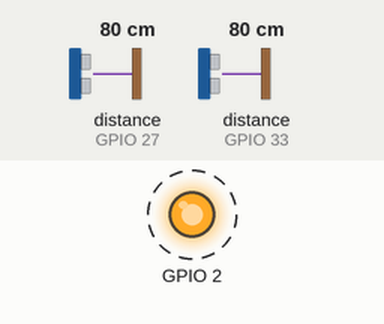
Simulated run of this sketch. Board: ESP32. Shown: output pins drawn as LEDs (lit = HIGH). Dashed ring = blinking. The inputs (shaded band) are chosen by the test bench; at power-on: distance to the obstacle (sensors on GPIO 27, GPIO 33) 80 cm. The echo pulse lasts 58.3 µs per cm; WiFi joins after 1.5 s; servers stay silent unless stated; random numbers use the default seed unless the sketch sets one; no MQTT or app messages arrive unless stated; what the sketch prints to the serial monitor is not drawn.

Above: at 2.0 s.
Timing chart, 0 to 6.1 s (numbered marks = the images above):
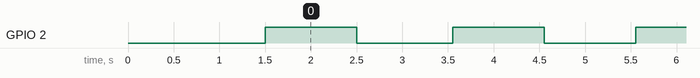

Measured:
- by itself, GPIO 2: alternates HIGH for 1.0 s and LOW for 1.0 s

The sketch:

main.ino
```cpp
#include <WiFi.h>
#include <PubSubClient.h>
#include <HCSR04.h>

// CONFIGURAÇÃO

double updateDelay = 5; // seconds

// Variáveis para o sensor

TaskHandle_t tarefa3;

int trigPin = 26;
int echoPin = 27;
int trigPin2 = 32;
int echoPin2 = 33;
UltraSonicDistanceSensor distanceSensor1(trigPin, echoPin, 5000);
UltraSonicDistanceSensor distanceSensor2(trigPin2, echoPin2, 5000);

// Variáveis globais da lixeira
char canId[] = "62bf1a49d694a13c4a45550f";
double alturaTotal = 47;
double sensorOffset = 0;

// Variáveis para conexão

char *mqttServer = "test.mosquitto.org";
int mqttPort = 1883;
const char* ssid  = "moto g(30)";
const char* password = "Scoobydoo123321";


// Wifi
WiFiClient wifiClient;
WiFiServer server(80);

void connectWifi() {
  Serial.print("Connecting to ");
  Serial.println(ssid);

  WiFi.begin(ssid, password);

  while (WiFi.status() != WL_CONNECTED) {
    delay(500);
    Serial.print(".");
  }

  Serial.println("WiFi connected.");
  Serial.println("IP address: ");
  Serial.println(WiFi.localIP());
}

// MQTT
PubSubClient mqttClient(wifiClient);

void setupMQTT() {
  mqttClient.setServer(mqttServer, mqttPort);
}

void reconnect() {
  Serial.println("Connecting to MQTT Broker...");
  while (!mqttClient.connected()) {
      Serial.println("Reconnecting to MQTT Broker..");
      String clientId = "ESP32Client-";
      clientId += String(random(0xffff), HEX);

      if (mqttClient.connect(clientId.c_str())) {
        Serial.println("Connected to broker.");
        // subscribe to topic
      }
  }
}

// UTILS

void blinkLed() {
  digitalWrite(2, HIGH);
  delay(1000);
  digitalWrite(2, LOW);
  delay(1000);
}

void showStatus(double d1, double d2, double media) {
  Serial.println("Altura 1: ");
  Serial.println(d1);
  Serial.println("Altura 2: ");
  Serial.println(d2);

  Serial.println("\nMedia: ");
  Serial.println(media);
}


// MAIN
void setup() {
  Serial.begin(9600);
  pinMode(2, OUTPUT);
  pinMode (trigPin, OUTPUT);
  pinMode(echoPin, INPUT);
  pinMode (trigPin2, OUTPUT);
  pinMode(echoPin2, INPUT);

  xTaskCreatePinnedToCore(sensorHC, "tarefa3", 10000, NULL, 1, &tarefa3, 0);

  connectWifi();
  setupMQTT();

  server.begin();
}

void loop() {
  if (WiFi.status() == WL_CONNECTED) {
    blinkLed();
  }

  if (!mqttClient.connected())
    reconnect();
  mqttClient.loop();

}


void sensorHC(void *pvParameters) {
  while (1) {
    // Lendo distâncias
    double distancia = distanceSensor1.measureDistanceCm() - sensorOffset;
    double distancia2 = distanceSensor2.measureDistanceCm() - sensorOffset;

    // Interpretando distâncias
    double distanciaMedia = (distancia + distancia2) / 2;
    double ocupacao = 1 - distanciaMedia / alturaTotal;

    showStatus(distancia, distancia2, distanciaMedia);

    // Validando e registrando dados
    if (ocupacao >= 0 && ocupacao <= 1) {
      char *topic = "SmartTrash/can";

      char message[35];
      strcpy(message, canId);
      sprintf(message, "%s %.2f", canId, ocupacao);

      mqttClient.publish(topic, message);
    }

    delay(updateDelay * 1000);

  }
 }
```
